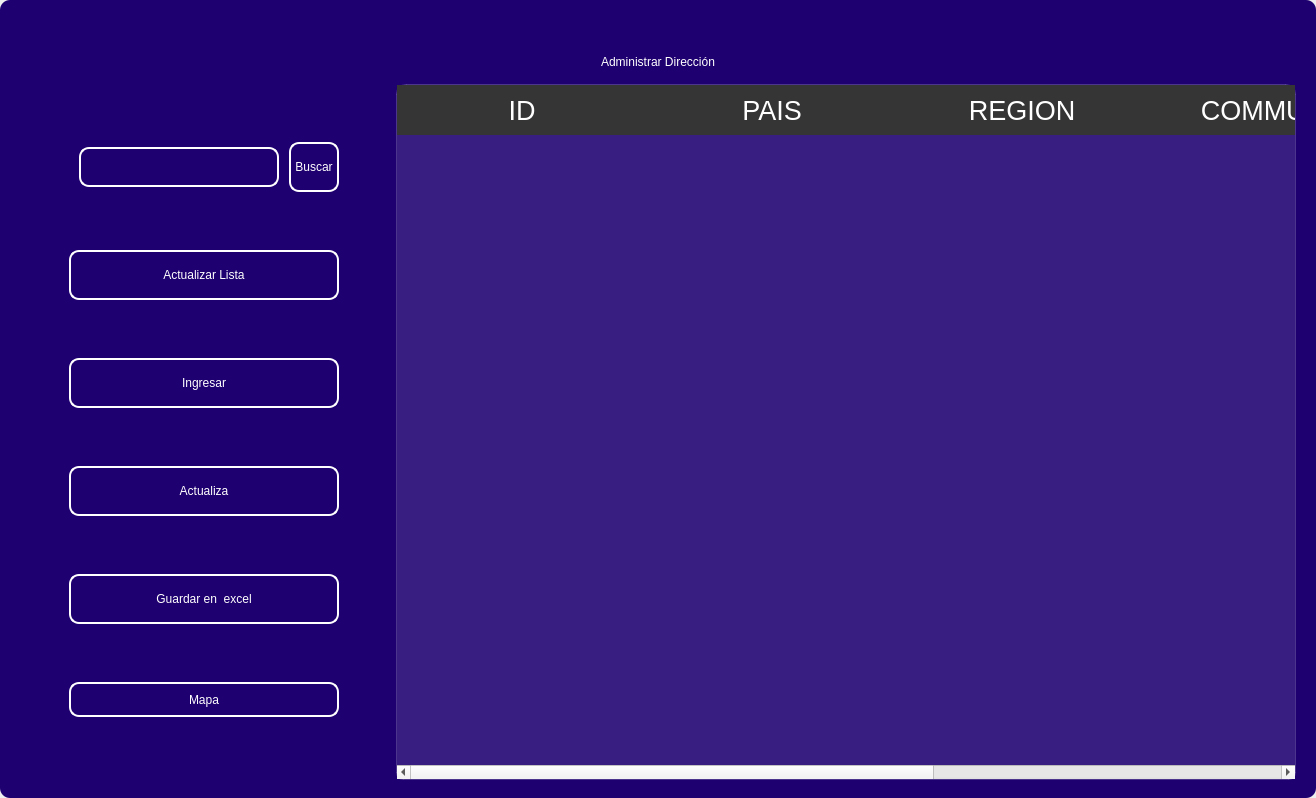
<?xml version="1.0" encoding="UTF-8"?>
<ui version="4.0">
 <class>MainWindow</class>
 <widget class="QMainWindow" name="MainWindow">
  <property name="geometry">
   <rect>
    <x>0</x>
    <y>0</y>
    <width>1316</width>
    <height>798</height>
   </rect>
  </property>
  <property name="windowTitle">
   <string>MainWindow</string>
  </property>
  <property name="styleSheet">
   <string notr="true"/>
  </property>
  <widget class="QWidget" name="centralwidget">
   <property name="styleSheet">
    <string notr="true"/>
   </property>
   <layout class="QVBoxLayout" name="verticalLayout">
    <property name="spacing">
     <number>0</number>
    </property>
    <property name="leftMargin">
     <number>0</number>
    </property>
    <property name="topMargin">
     <number>0</number>
    </property>
    <property name="rightMargin">
     <number>0</number>
    </property>
    <property name="bottomMargin">
     <number>0</number>
    </property>
    <item>
     <widget class="QFrame" name="frame">
      <property name="enabled">
       <bool>true</bool>
      </property>
      <property name="styleSheet">
       <string notr="true">
QFrame {
border-radius:10px;
background-color:#1E0070;
 }
</string>
      </property>
      <property name="frameShape">
       <enum>QFrame::StyledPanel</enum>
      </property>
      <property name="frameShadow">
       <enum>QFrame::Raised</enum>
      </property>
      <layout class="QVBoxLayout" name="verticalLayout_2">
       <item>
        <widget class="QFrame" name="frame_superior">
         <property name="minimumSize">
          <size>
           <width>0</width>
           <height>40</height>
          </size>
         </property>
         <property name="maximumSize">
          <size>
           <width>16777215</width>
           <height>40</height>
          </size>
         </property>
         <property name="styleSheet">
          <string notr="true">QPushButton{
border-radius:18px;
}

QPushButton:hover{
	background-color: rgb(0, 0, 0);
}
</string>
         </property>
         <property name="frameShape">
          <enum>QFrame::StyledPanel</enum>
         </property>
         <property name="frameShadow">
          <enum>QFrame::Raised</enum>
         </property>
         <layout class="QHBoxLayout" name="horizontalLayout_3">
          <property name="spacing">
           <number>4</number>
          </property>
          <property name="leftMargin">
           <number>0</number>
          </property>
          <property name="topMargin">
           <number>0</number>
          </property>
          <property name="rightMargin">
           <number>0</number>
          </property>
          <property name="bottomMargin">
           <number>0</number>
          </property>
          <item>
           <widget class="QPushButton" name="btn_icon">
            <property name="text">
             <string/>
            </property>
            <property name="iconSize">
             <size>
              <width>40</width>
              <height>40</height>
             </size>
            </property>
           </widget>
          </item>
          <item>
           <spacer name="horizontalSpacer_2">
            <property name="orientation">
             <enum>Qt::Horizontal</enum>
            </property>
            <property name="sizeHint" stdset="0">
             <size>
              <width>443</width>
              <height>20</height>
             </size>
            </property>
           </spacer>
          </item>
          <item>
           <widget class="QPushButton" name="btn_exit">
            <property name="minimumSize">
             <size>
              <width>38</width>
              <height>38</height>
             </size>
            </property>
            <property name="maximumSize">
             <size>
              <width>38</width>
              <height>38</height>
             </size>
            </property>
            <property name="cursor">
             <cursorShape>PointingHandCursor</cursorShape>
            </property>
            <property name="text">
             <string/>
            </property>
            <property name="iconSize">
             <size>
              <width>35</width>
              <height>35</height>
             </size>
            </property>
           </widget>
          </item>
          <item>
           <widget class="QPushButton" name="bt_minimizar">
            <property name="minimumSize">
             <size>
              <width>38</width>
              <height>38</height>
             </size>
            </property>
            <property name="maximumSize">
             <size>
              <width>38</width>
              <height>38</height>
             </size>
            </property>
            <property name="cursor">
             <cursorShape>PointingHandCursor</cursorShape>
            </property>
            <property name="text">
             <string/>
            </property>
            <property name="icon">
             <iconset>
              <normaloff>image/minus.svg</normaloff>image/minus.svg</iconset>
            </property>
            <property name="iconSize">
             <size>
              <width>38</width>
              <height>38</height>
             </size>
            </property>
           </widget>
          </item>
          <item>
           <widget class="QPushButton" name="bt_maximizar">
            <property name="minimumSize">
             <size>
              <width>38</width>
              <height>38</height>
             </size>
            </property>
            <property name="maximumSize">
             <size>
              <width>38</width>
              <height>38</height>
             </size>
            </property>
            <property name="cursor">
             <cursorShape>PointingHandCursor</cursorShape>
            </property>
            <property name="text">
             <string/>
            </property>
            <property name="icon">
             <iconset>
              <normaloff>image/chevron-up.svg</normaloff>image/chevron-up.svg</iconset>
            </property>
            <property name="iconSize">
             <size>
              <width>38</width>
              <height>38</height>
             </size>
            </property>
           </widget>
          </item>
          <item>
           <widget class="QPushButton" name="bt_restaurar">
            <property name="minimumSize">
             <size>
              <width>38</width>
              <height>38</height>
             </size>
            </property>
            <property name="maximumSize">
             <size>
              <width>38</width>
              <height>38</height>
             </size>
            </property>
            <property name="cursor">
             <cursorShape>PointingHandCursor</cursorShape>
            </property>
            <property name="text">
             <string/>
            </property>
            <property name="icon">
             <iconset>
              <normaloff>image/chevron-down.svg</normaloff>image/chevron-down.svg</iconset>
            </property>
            <property name="iconSize">
             <size>
              <width>38</width>
              <height>38</height>
             </size>
            </property>
           </widget>
          </item>
          <item>
           <widget class="QPushButton" name="bt_cerrar">
            <property name="minimumSize">
             <size>
              <width>38</width>
              <height>38</height>
             </size>
            </property>
            <property name="maximumSize">
             <size>
              <width>38</width>
              <height>38</height>
             </size>
            </property>
            <property name="cursor">
             <cursorShape>PointingHandCursor</cursorShape>
            </property>
            <property name="text">
             <string/>
            </property>
            <property name="icon">
             <iconset>
              <normaloff>image/x.svg</normaloff>image/x.svg</iconset>
            </property>
            <property name="iconSize">
             <size>
              <width>38</width>
              <height>38</height>
             </size>
            </property>
           </widget>
          </item>
         </layout>
        </widget>
       </item>
       <item>
        <widget class="QLabel" name="label">
         <property name="styleSheet">
          <string notr="true">font: 30pt &quot;MS Shell Dlg 2&quot;;
color: rgb(255, 255, 255);</string>
         </property>
         <property name="text">
          <string>Administrar Dirección</string>
         </property>
         <property name="alignment">
          <set>Qt::AlignCenter</set>
         </property>
        </widget>
       </item>
       <item>
        <widget class="QFrame" name="frame_3">
         <property name="minimumSize">
          <size>
           <width>0</width>
           <height>0</height>
          </size>
         </property>
         <property name="frameShape">
          <enum>QFrame::StyledPanel</enum>
         </property>
         <property name="frameShadow">
          <enum>QFrame::Raised</enum>
         </property>
         <layout class="QHBoxLayout" name="horizontalLayout_4">
          <property name="leftMargin">
           <number>9</number>
          </property>
          <property name="topMargin">
           <number>9</number>
          </property>
          <property name="rightMargin">
           <number>9</number>
          </property>
          <item>
           <layout class="QVBoxLayout" name="verticalLayout_4">
            <property name="spacing">
             <number>50</number>
            </property>
            <property name="sizeConstraint">
             <enum>QLayout::SetDefaultConstraint</enum>
            </property>
            <property name="leftMargin">
             <number>50</number>
            </property>
            <property name="topMargin">
             <number>50</number>
            </property>
            <property name="rightMargin">
             <number>50</number>
            </property>
            <property name="bottomMargin">
             <number>50</number>
            </property>
            <item>
             <layout class="QHBoxLayout" name="horizontalLayout">
              <property name="spacing">
               <number>10</number>
              </property>
              <property name="leftMargin">
               <number>10</number>
              </property>
              <property name="topMargin">
               <number>0</number>
              </property>
              <property name="bottomMargin">
               <number>0</number>
              </property>
              <item>
               <widget class="QLineEdit" name="searchtxt">
                <property name="minimumSize">
                 <size>
                  <width>200</width>
                  <height>25</height>
                 </size>
                </property>
                <property name="maximumSize">
                 <size>
                  <width>150</width>
                  <height>40</height>
                 </size>
                </property>
                <property name="styleSheet">
                 <string notr="true">QLabel {
	color: rgb(255, 255, 254);
	font: 12pt &quot;Arial&quot;;
	background-color: rgba(0, 0, 0,0);
}

QTextEdit{
background-color: rgba(0, 0, 0,0);
border-radius:10px; 
font: 12pt &quot;Arial&quot;;
color: rgb(255, 255, 254);
border: 2px solid  rgb(255, 255, 255);

}

QTextEdit:hover{
background-color: rgba(0, 0, 0,0);
border-radius:10px; 
font: 12pt &quot;Arial&quot;;
border: 2px solid  rgb(120, 0, 171);
}

QTextEdit:focus{
background-color: rgb(0, 0, 0);
border-radius:10px; 
font: 12pt &quot;Arial&quot;;
border: 2px solid rgb(120, 0, 171);
}

QLineEdit{
background-color: rgba(0, 0, 0,0);
border-radius:10px; 
font: 12pt &quot;Arial&quot;;
color: rgb(255, 255, 254);
border: 2px solid  rgb(255, 255, 255);

}

QLineEdit:hover{
background-color: rgba(0, 0, 0,0);
border-radius:10px; 
font: 12pt &quot;Arial&quot;;
border: 2px solid  rgb(120, 0, 171);
}

QLineEdit:focus{
background-color: rgb(0, 0, 0);
border-radius:10px; 
font: 12pt &quot;Arial&quot;;
border: 2px solid rgb(120, 0, 171);
}

QCheckBox{
	font: 12pt &quot;Arial&quot;;
	color: rgb(255, 255, 255);
}

QCheckBox::indicator {
    width: 18px;
    height:18px;
}

QCheckBox::indicator:unchecked {
   background-image: url(image/square.svg);
}

QCheckBox::indicator:checked {
   background-image: url(image/check-square.svg);
}

QPushButton{
border-radius:10px; 
font: 12pt &quot;Arial&quot;;
color: rgb(255, 255, 254);
border: 2px solid #ffffff;
}

QPushButton:hover{
border-radius:10px; 
font: 12pt &quot;Arial&quot;;
color: rgb(255, 255, 255);
border: 2px solid rgb(120, 0, 171);
	background-color: rgb(120, 0, 171);
}
</string>
                </property>
               </widget>
              </item>
              <item>
               <widget class="QPushButton" name="btn_search">
                <property name="sizePolicy">
                 <sizepolicy hsizetype="Minimum" vsizetype="Fixed">
                  <horstretch>0</horstretch>
                  <verstretch>0</verstretch>
                 </sizepolicy>
                </property>
                <property name="minimumSize">
                 <size>
                  <width>0</width>
                  <height>15</height>
                 </size>
                </property>
                <property name="maximumSize">
                 <size>
                  <width>100</width>
                  <height>50</height>
                 </size>
                </property>
                <property name="cursor">
                 <cursorShape>PointingHandCursor</cursorShape>
                </property>
                <property name="styleSheet">
                 <string notr="true">QPushButton{
border-radius:10px; 
font: 12pt &quot;Arial&quot;;
color: rgb(255, 255, 254);
border: 2px solid #ffffff;
}

QPushButton:hover{
border-radius:10px; 
font: 12pt &quot;Arial&quot;;
color: rgb(255, 255, 255);
border: 2px solid rgb(120, 0, 171);
	background-color: rgb(120, 0, 171);
}</string>
                </property>
                <property name="text">
                 <string>Buscar</string>
                </property>
               </widget>
              </item>
             </layout>
            </item>
            <item>
             <widget class="QPushButton" name="btn_get">
              <property name="minimumSize">
               <size>
                <width>50</width>
                <height>40</height>
               </size>
              </property>
              <property name="maximumSize">
               <size>
                <width>300</width>
                <height>50</height>
               </size>
              </property>
              <property name="cursor">
               <cursorShape>PointingHandCursor</cursorShape>
              </property>
              <property name="styleSheet">
               <string notr="true">QPushButton{
border-radius:10px; 
font: 12pt &quot;Arial&quot;;
color: rgb(255, 255, 254);
border: 2px solid #ffffff;
}

QPushButton:hover{
border-radius:10px; 
font: 12pt &quot;Arial&quot;;
color: rgb(255, 255, 255);
border: 2px solid rgb(120, 0, 171);
	background-color: rgb(120, 0, 171);
}</string>
              </property>
              <property name="text">
               <string>Actualizar Lista</string>
              </property>
              <property name="iconSize">
               <size>
                <width>35</width>
                <height>35</height>
               </size>
              </property>
             </widget>
            </item>
            <item>
             <widget class="QPushButton" name="btn_add">
              <property name="minimumSize">
               <size>
                <width>0</width>
                <height>40</height>
               </size>
              </property>
              <property name="maximumSize">
               <size>
                <width>300</width>
                <height>50</height>
               </size>
              </property>
              <property name="cursor">
               <cursorShape>PointingHandCursor</cursorShape>
              </property>
              <property name="styleSheet">
               <string notr="true">QPushButton{
border-radius:10px; 
font: 12pt &quot;Arial&quot;;
color: rgb(255, 255, 254);
border: 2px solid #ffffff;
}

QPushButton:hover{
border-radius:10px; 
font: 12pt &quot;Arial&quot;;
color: rgb(255, 255, 255);
border: 2px solid rgb(120, 0, 171);
	background-color: rgb(120, 0, 171);
}</string>
              </property>
              <property name="text">
               <string>Ingresar</string>
              </property>
              <property name="iconSize">
               <size>
                <width>35</width>
                <height>35</height>
               </size>
              </property>
             </widget>
            </item>
            <item>
             <widget class="QPushButton" name="btn_update">
              <property name="minimumSize">
               <size>
                <width>0</width>
                <height>40</height>
               </size>
              </property>
              <property name="maximumSize">
               <size>
                <width>300</width>
                <height>50</height>
               </size>
              </property>
              <property name="cursor">
               <cursorShape>PointingHandCursor</cursorShape>
              </property>
              <property name="styleSheet">
               <string notr="true">QPushButton{
border-radius:10px; 
font: 12pt &quot;Arial&quot;;
color: rgb(255, 255, 254);
border: 2px solid #ffffff;
}

QPushButton:hover{
border-radius:10px; 
font: 12pt &quot;Arial&quot;;
color: rgb(255, 255, 255);
border: 2px solid rgb(120, 0, 171);
	background-color: rgb(120, 0, 171);
}</string>
              </property>
              <property name="text">
               <string>Actualiza</string>
              </property>
              <property name="iconSize">
               <size>
                <width>35</width>
                <height>35</height>
               </size>
              </property>
             </widget>
            </item>
            <item>
             <widget class="QPushButton" name="btn_excel">
              <property name="minimumSize">
               <size>
                <width>10</width>
                <height>40</height>
               </size>
              </property>
              <property name="maximumSize">
               <size>
                <width>300</width>
                <height>50</height>
               </size>
              </property>
              <property name="cursor">
               <cursorShape>PointingHandCursor</cursorShape>
              </property>
              <property name="styleSheet">
               <string notr="true">QPushButton{
border-radius:10px; 
font: 12pt &quot;Arial&quot;;
color: rgb(255, 255, 254);
border: 2px solid #ffffff;
}

QPushButton:hover{
border-radius:10px; 
font: 12pt &quot;Arial&quot;;
color: rgb(255, 255, 255);
border: 2px solid rgb(120, 0, 171);
	background-color: rgb(120, 0, 171);
}</string>
              </property>
              <property name="text">
               <string>Guardar en  excel</string>
              </property>
              <property name="iconSize">
               <size>
                <width>35</width>
                <height>35</height>
               </size>
              </property>
             </widget>
            </item>
            <item>
             <widget class="QPushButton" name="btn_maps">
              <property name="minimumSize">
               <size>
                <width>0</width>
                <height>35</height>
               </size>
              </property>
              <property name="styleSheet">
               <string notr="true">QPushButton{
border-radius:10px; 
font: 12pt &quot;Arial&quot;;
color: rgb(255, 255, 254);
border: 2px solid #ffffff;
}

QPushButton:hover{
border-radius:10px; 
font: 12pt &quot;Arial&quot;;
color: rgb(255, 255, 255);
border: 2px solid rgb(120, 0, 171);
	background-color: rgb(120, 0, 171);
}</string>
              </property>
              <property name="text">
               <string>Mapa</string>
              </property>
             </widget>
            </item>
           </layout>
          </item>
          <item>
           <widget class="QTableWidget" name="table_address">
            <property name="minimumSize">
             <size>
              <width>900</width>
              <height>0</height>
             </size>
            </property>
            <property name="maximumSize">
             <size>
              <width>700</width>
              <height>16777215</height>
             </size>
            </property>
            <property name="styleSheet">
             <string notr="true">QTableView {
	background-color: rgba(255, 255, 255, 30); 	
	border: 1px solid rgba(255,255,255,40);
	border-bottom-right-radius: 7px; 
	border-bottom-left-radius: 7px; 
	color: white;
	font: 15pt &quot;MS Shell Dlg 2&quot;;
}

QHeaderView::section {
background-color: rgb(53, 53, 53);
color: white;
border: none;
height: 50px;
font-size: 20pt;
}

QTableView::item {
    border-style: none;
    border-bottom: 1px solid rgba(255,255,255,50);
    padding-left: auto;
    padding-right: auto;
}

QTableView::item:selected{
	border: none;
	color: rgb(255, 255, 255);
    background-color: rgba(255, 255, 255, 50);
}
</string>
            </property>
            <property name="lineWidth">
             <number>1</number>
            </property>
            <property name="editTriggers">
             <set>QAbstractItemView::NoEditTriggers</set>
            </property>
            <attribute name="horizontalHeaderDefaultSectionSize">
             <number>250</number>
            </attribute>
            <column>
             <property name="text">
              <string>ID</string>
             </property>
            </column>
            <column>
             <property name="text">
              <string>PAIS</string>
             </property>
            </column>
            <column>
             <property name="text">
              <string>REGION</string>
             </property>
            </column>
            <column>
             <property name="text">
              <string>COMMUNE</string>
             </property>
            </column>
            <column>
             <property name="text">
              <string>DESCRIPCIÓN</string>
             </property>
            </column>
           </widget>
          </item>
         </layout>
        </widget>
       </item>
      </layout>
     </widget>
    </item>
   </layout>
  </widget>
 </widget>
 <resources/>
 <connections/>
</ui>
